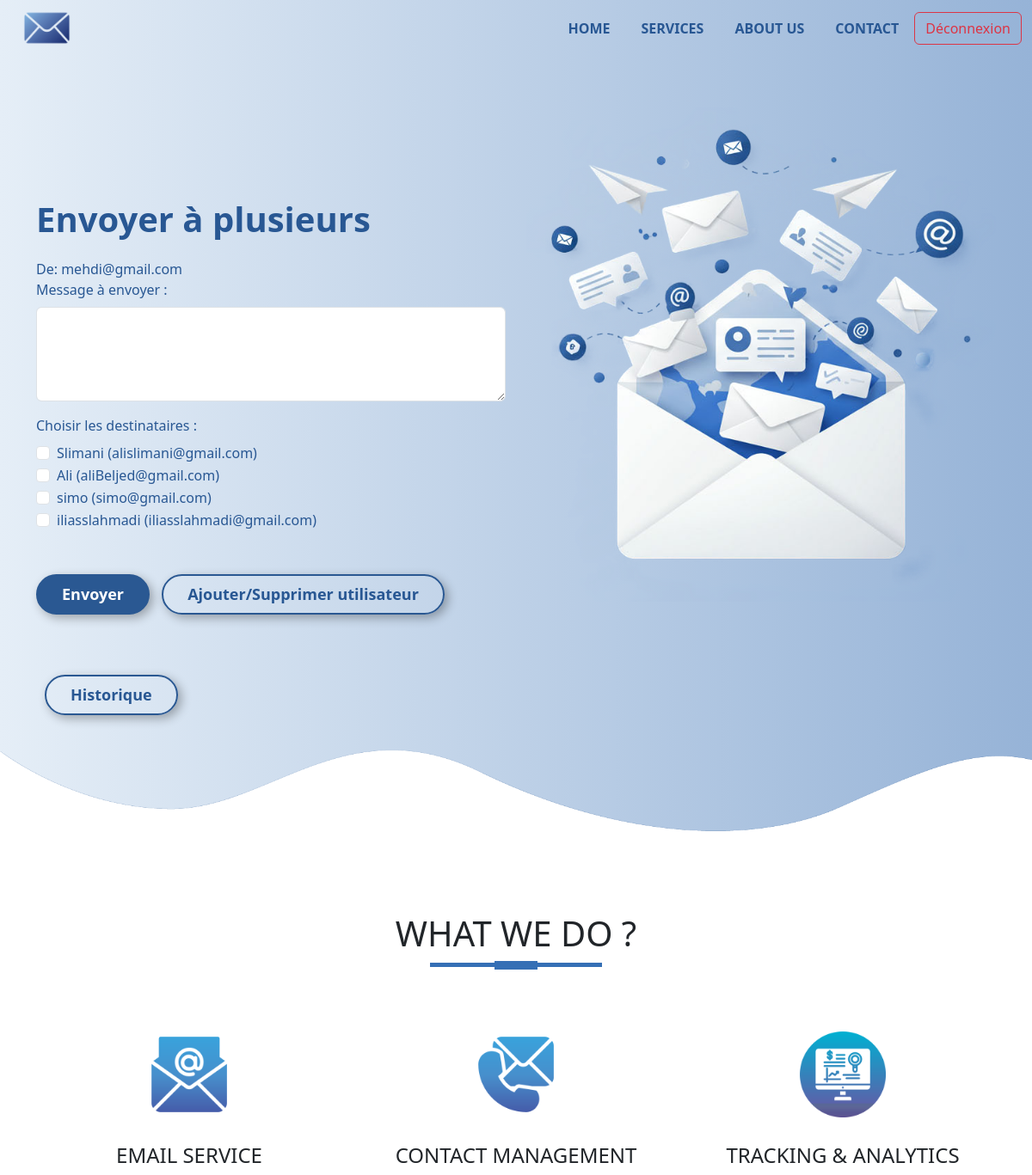
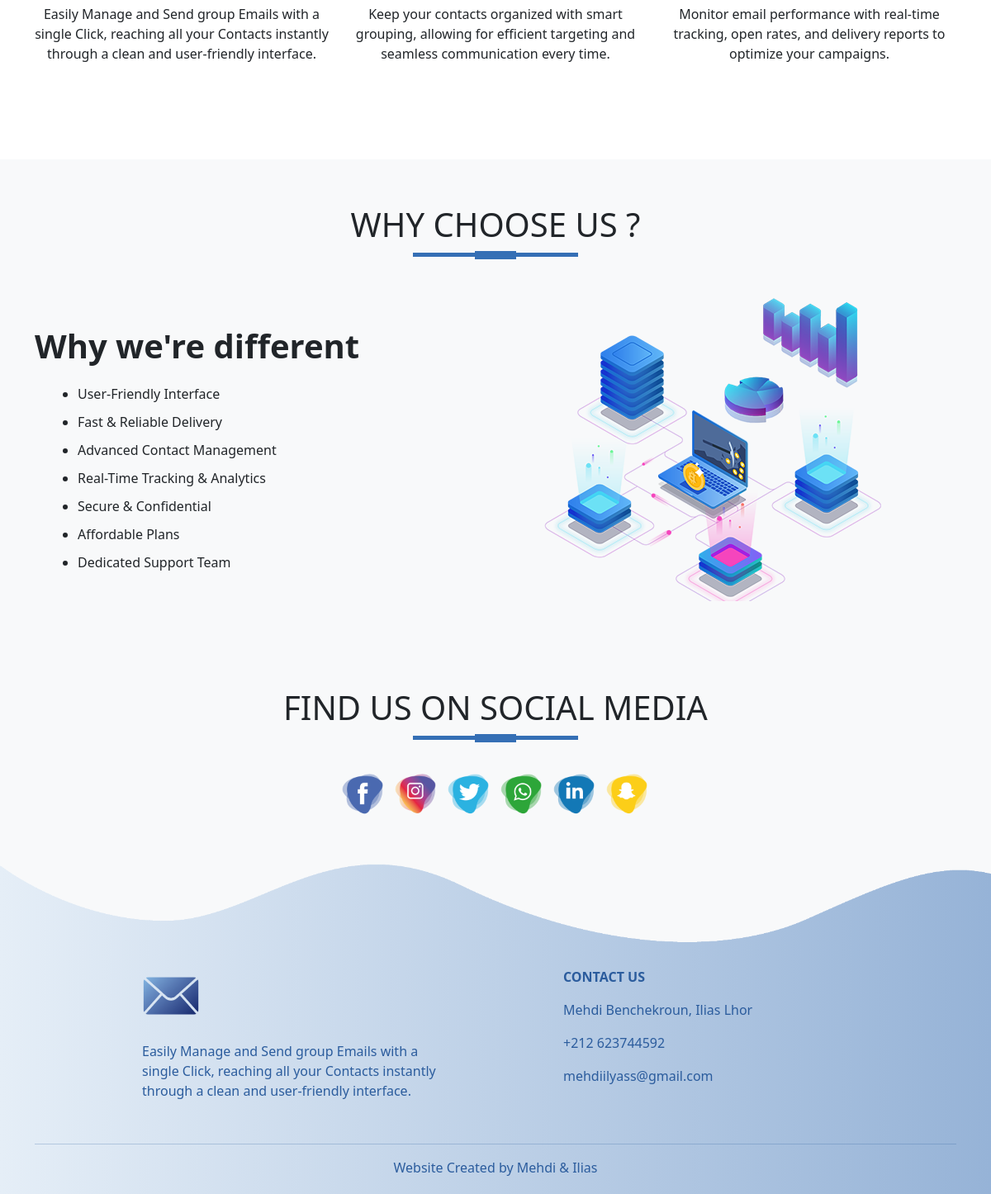
The page /PHP/main.php (signed in) on the database its author committed (2 pictures, top to bottom).
### tables this page shows
CREATE TABLE `utilisateur` (
  `id` int(11) NOT NULL,
  `nom` varchar(100) NOT NULL,
  `email` varchar(100) NOT NULL
);

### PHP/main.php (the view, shortened to what this page needs)
<?php
require 'connexion.php';
$userEmail = $_SESSION['email'];
$stmt = $db->query("SELECT * FROM utilisateur");
$utilisateurs = $stmt->fetchAll(PDO::FETCH_ASSOC);
?>
<!DOCTYPE html>
<html lang="en">
<head>
  <link rel="stylesheet" href="../CSS/index.css">
  <link rel="stylesheet" href="../bootstrap-5.3.6-dist/css/bootstrap.min.css">
</head>
<body>
<section id="nav-bar">
  <nav class="navbar navbar-expand-lg bg-body-tertiary">
    <div class="container-fluid">
      <a class="navbar-brand" href=""><img src="../Images/mail2.png"></a>
      <div class="collapse navbar-collapse justify-content-center" id="navbarNav">
        <ul class="navbar-nav ms-auto">
          <li class="nav-item">
            <a class="nav-link" href="#banner">HOME</a>
          </li>
          <li class="nav-item">
            <a class="nav-link" href="#services">SERVICES</a>
          </li>
          <li class="nav-item">
            <a class="nav-link" href="#about-us">ABOUT US</a>
          </li>
          <li class="nav-item">
            <a class="nav-link" href="#footer">CONTACT</a>
          </li>
        </ul>
        <form action="logout.php" method="post" class="d-flex">
        <button type="submit" id="decc" class="btn btn-outline-danger">Déconnexion</button>
        </form>
      </div>
    </div>
  </nav>
</section>
<section id="banner">
  <div class="container">
    <div class="row">
      <div class="col-md-6">
        <p class="title1">Envoyer à plusieurs</p>
        <?php if (!empty($userEmail)): ?>
          <div>
            De: <?php echo htmlspecialchars($userEmail); ?>
          </div>
        <?php endif; ?>
        <form method="post">
            <div class="mb-3">
                <label for="message" class="form-label">Message à envoyer :</label>
                <textarea name="message" id="message" class="form-control" rows="4" required></textarea>
            </div>
            <div class="mb-3">
                <label class="form-label">Choisir les destinataires :</label>
                <?php foreach ($utilisateurs as $user): ?>
                    <div class="form-check">
                        <input class="form-check-input" type="checkbox" name="emails[]" value="<?php echo htmlspecialchars($user['email']); ?>" id="user_<?php echo $user['id']; ?>">
                        <label class="form-check-label" for="user_<?php echo $user['id']; ?>">
                            <?php echo htmlspecialchars($user['nom']) . " (" . htmlspecialchars($user['email']) . ")"; ?>
                        </label>
                    </div>
                <?php endforeach; ?>
            </div>
        <input type="submit" class="btn-login" value="Envoyer">
        <a href="ajouterSupprimer.php" class="btn-signup">Ajouter/Supprimer utilisateur</a><br>
        <a href="historique.php" class="btn-signup">Historique</a>
      </div>
      <div class="col-md-6 text-center">
        <img src="../Images/Image_fx.png" class="img-fluid">
      </div>
    </div>
  </div>
  <img src="../Images/wave1.png" class="bottom-img">
</section>
<section id="services">
<div class="container text-center">
  <h1 class="title">WHAT WE DO ?</h1>
  <div class="row text-center">
    <div class="col-md-4 services">
      <img src="../Images/mail.png" class="service-img">
      <h4>Email Service</h4>
      <p>Easily Manage and Send group Emails with a single Click, reaching all your Contacts instantly through a clean and user-friendly interface.</p>
    </div>
    <div class="col-md-4 services">
      <img src="../Images/contact-mail.png" class="service-img">
      <h4>Contact Management</h4>
      <p>Keep your contacts organized with smart grouping, allowing for efficient targeting and seamless communication every time.</p>
    </div>
    <div class="col-md-4 services">
      <img src="../Images/business-report.png" class="service-img">
      <h4>Tracking & Analytics</h4>
      <p>Monitor email performance with real-time tracking, open rates, and delivery reports to optimize your campaigns.</p>
    </div>
  </div>
</div>
</section>
<section id="about-us">
  <div class="container">
    <h1 class="title text-center">WHY CHOOSE US ?</h1>
    <div class="row">
      <div class="col-md-6 about-us">
        <p class="about-title">Why we're different</p>
        <ul>
          <li>User-Friendly Interface</li>
          <li>Fast & Reliable Delivery</li>
          <li>Advanced Contact Management</li>
          <li>Real-Time Tracking & Analytics</li>
          <li>Secure & Confidential</li>
          <li>Affordable Plans</li>
          <li>Dedicated Support Team</li>
        </ul>
      </div>
      <div class="col-md-6">
        <img src="../Images/network.png" class="img-fluid">
      </div>
    </div>
  </div>
</section>
<section id="social-media">
  <div class="container text-center">
    <h1 class="title text-center">FIND US ON SOCIAL MEDIA</h1>
    <div class="social-icons">
      <a href="#"><img src="../Images/facebook-icon.png"></a>
      <a href="#"><img src="../Images/instagram-icon.png"></a>
      <a href="#"><img src="../Images/twitter-icon.png"></a>
      <a href="#"><img src="../Images/whatsapp-icon.png"></a>
      <a href="#"><img src="../Images/linkedin-icon.png"></a>
      <a href="#"><img src="../Images/snapchat-icon.png"></a>
    </div>
  </div>
</section>
<section id="footer">
  <img src="../Images/wave2.png" class="footer-img">
  <div class="container">
    <div class="row">
      <div class="col-md-4 footer-box">
        <img src="../Images/mail2.png">
        <p>Easily Manage and Send group Emails with a single Click, reaching all your Contacts instantly through a clean and user-friendly interface.</p>
      </div>
      <div class="col-md-4 footer-box">
        <p><b>CONTACT US</b></p>
        <p>Mehdi Benchekroun, Ilias Lhor</p>
        <p>+212 623744592</p>
        <p>mehdiilyass@gmail.com</p>
      </div>
      <div>
        <hr>
        <p class="c">Website Created by Mehdi & Ilias</p>
      </div>
    </div>
  </div>
</section>
</body>
</html>

### CSS/index.css (style rules this page uses)
* { margin: 0; padding: 0; }
body { font-family: sans-serif; }
#nav-bar { position: sticky; top: 0; z-index: 10; }
.navbar { background-image: linear-gradient(to right, #e5eef7, #96b3d7); padding: 0 !important; }
.navbar-brand img { width: 70px; padding-left: 15px; }
.navbar-nav li { padding: 0 10px; }
.navbar-nav li a { color: #285793; font-weight: 600; text-align: center; }
#banner { background-image: linear-gradient(to right, #e5eef7, #96b3d7); color: #285793; padding-top: 5%; }
.title1 { font-size: 40px; font-weight: 650; margin-top: 100px; }
.btn-login { display: inline-block; padding: 8px 28px; margin: 35px 0; background-color: #2a5892; border: 2px solid #2a5892; color: #fff; text-decoration: none; border-radius: 30px; font-size: 18px; font-weight: bold; box-shadow: 4px 4px 12px rgba(0, 0, 0, 0.3); transition: all 0.3s ease; }
.btn-signup { display: inline-block; padding: 8px 28px; margin: 35px 0 35px 10px; color: #285793; text-decoration: none; border: 2px solid #2a5892; border-radius: 30px; font-size: 18px; font-weight: bold; box-shadow: 4px 4px 12px rgba(0, 0, 0, 0.3); transition: all 0.3s ease; }
.bottom-img { width: 100%; }
#services { padding: 80px 0; }
.service-img { width: 100px; margin-top: 20px; }
.services { padding: 20px; }
.services h4 { padding: 5px; margin-top: 25px; text-transform: uppercase; }
.title::before { content: ''; background-color: #356fb5; width: 200px; height: 5px; margin-left: auto; margin-right: auto; display: block; transform: translateY(63px); }
.title::after { content: ''; background-color: #356fb5; width: 50px; height: 10px; margin-left: auto; margin-right: auto; margin-bottom: 40px; display: block; transform: translateY(8px); }
#about-us { background: #f8f9fa; padding-bottom: 50px; padding-top: 50px; }
.about-title { font-size: 40px; font-weight: 600; margin-top: 8%; }
#about-us ul li { margin: 10px 0; }
#about-us ul { margin-left: 20px; }
.social-icons img { width: 60px; transition-property: 0.5s; }
#social-media { background: #f8f9fa; padding-bottom: 50px; padding-top: 50px; }
#footer { background-image: linear-gradient(to right, #e5eef7, #96b3d7); color: #2b5c9d; }
.footer-img { width: 100%; }
.footer-box { padding: 20px; margin-left: 130px; }
.footer-box img { width: 70px; margin-bottom: 20px; }
hr { color: #2b5c9d; }
.c { margin-bottom: 0; padding-bottom: 20px; text-align: center; }

### rows shown on the page
utilisateur: nom "Slimani", email "alislimani@gmail.com"
utilisateur: nom "Ali", email "aliBeljed@gmail.com"
utilisateur: nom "simo", email "simo@gmail.com"
utilisateur: nom "iliasslahmadi", email "iliasslahmadi@gmail.com"

### other values the page prints
$userEmail "mehdi@gmail.com"
